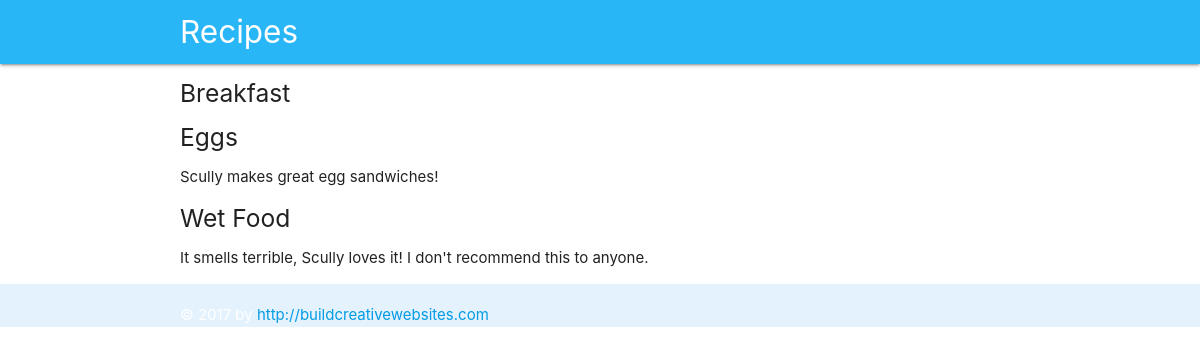
Screenshot of /recipe-group/1/recipes/ with the database file from the repository.
### db_setup.py (models this page shows, shortened)
class RecipeGroup(Base):
    __tablename__ = 'recipe_group'
    id = Column(Integer, primary_key=True)
    name = Column(String(250), nullable=False)

class Recipe(Base):
    __tablename__ = 'recipe'
    name = Column(String(80), nullable=False)
    id = Column(Integer, primary_key=True)
    description = Column(String(250))
    recipe_group_id = Column(Integer, ForeignKey('recipe_group.id'))
    recipe_group = relationship(RecipeGroup)

### program.py (the view)
@app.route('/recipe-group/<int:recipe_group_id>/')
@app.route('/recipe-group/<int:recipe_group_id>/recipes/')
def showRecipes(recipe_group_id):
    recipe_group = session.query(RecipeGroup).filter_by(id=recipe_group_id).one()
    recipes = session.query(Recipe).filter_by(
        recipe_group_id=recipe_group_id).all()
    return render_template('recipes.html', recipes=recipes, recipe_group=recipe_group)

### program.py (called while the page is built)
@app.context_processor
def inject_authorUrl():
    return {'url': 'http://buildcreativewebsites.com'}

@app.context_processor
def inject_now():
    return {'now': datetime.utcnow()}

### templates/recipes.html (shortened to what this page needs)
{% extends "layout.html" %}
{% block content %}
		<h5>{{ recipe_group.name }}</h5>
		{% for recipe in recipes %}
			<h5>{{ recipe.name }}</h5>
			<p>{{ recipe.description }}</p>
		{% endfor %}
{% endblock %}

### rows the page displays
RecipeGroup: name "Breakfast"
Recipe: name "Eggs", description "Scully makes great egg sandwiches!"
Recipe: name "Wet Food", description "It smells terrible, Scully loves it! I don't recommend this to anyone."

### other values shown
{{ url }} "http://buildcreativewebsites.com"
